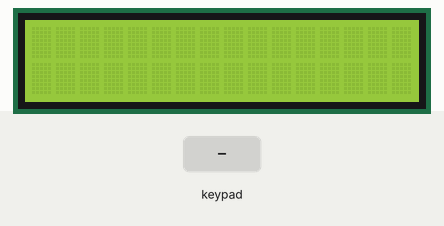
Bench run of a program on a simulated Raspberry Pi Pico running MicroPython. Parts: 16×2 character LCD. The inputs (shaded band) are chosen by the test bench.

Above: at 1.2 s.
1.3 s: keypad keys 1 2 # pressed 0.4 s apart
At 2.6 s:
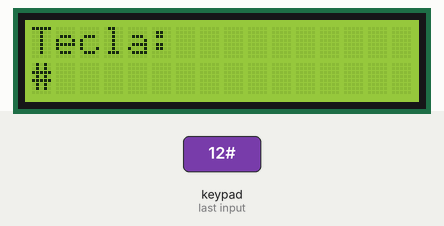
4.0 s: key 'A' pressed
At 5.2 s:
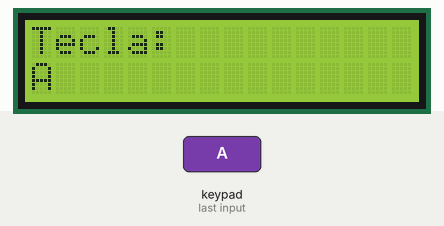
5.5 s: key 'B' pressed
At 6.4 s:
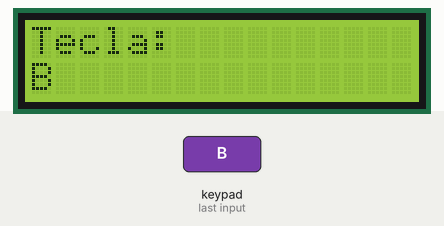
7.0 s: keypad keys 1 2 * pressed 0.4 s apart
At 8.1 s:
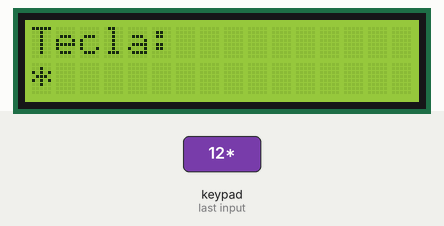
9.7 s: key 'C' pressed
At 10.7 s:
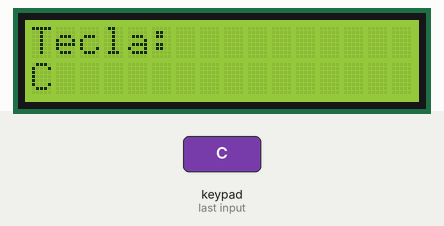
11.2 s: keypad keys 1 2 D pressed 0.4 s apart
At 12.5 s:
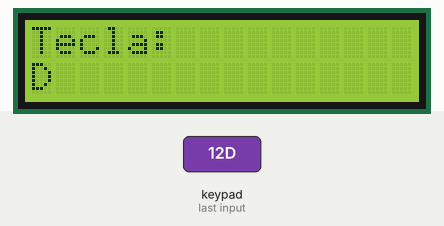
Timing chart, 0 to 14.2 s (numbered marks = the images above; inputs shaded):
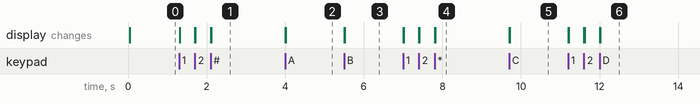

The program:

main.py
```python
# ================================================================
# Lenguajes de Interfaz - TECNM Campus ITT
# Descripción: Muestra los valores seleccionados de un keypad de 16 botones
# Nombre: Ernesto Torres Pineda 22211665
# Fecha: 21/05/2025
# ================================================================
from machine import Pin, I2C
from lcd_api import LcdApi
from i2c_lcd import I2cLcd
import time

# LCD
i2c = I2C(0, sda=Pin(0), scl=Pin(1), freq=400000)
lcd = I2cLcd(i2c, i2c.scan()[0], 2, 16)

# Keypad 4x4
keys = [
    ["1", "2", "3", "A"],
    ["4", "5", "6", "B"],
    ["7", "8", "9", "C"],
    ["*", "0", "#", "D"]
]

rows = [Pin(i, Pin.OUT) for i in range(4, 8)]
cols = [Pin(i, Pin.IN, Pin.PULL_DOWN) for i in range(8, 12)]

def scan_keypad():
    for i, row in enumerate(rows):
        row.high()
        for j, col in enumerate(cols):
            if col.value():
                row.low()
                return keys[i][j]
        row.low()
    return None

while True:
    key = scan_keypad()
    if key:
        lcd.clear()
        lcd.putstr("Tecla:\n{}".format(key))
        time.sleep(0.3)  # evitar múltiples lecturas
```

Measured:
- after the input at 1.3 s, the display: first changes at once (image 1 shows a later state)
- after the input at 4.0 s, the display: first changes at once (image 2 shows a later state)
- after the input at 5.5 s, the display: first changes at once (image 3 shows a later state)
- after the input at 7.0 s, the display: first changes at once (image 4 shows a later state)
- after the input at 9.7 s, the display: first changes at once (image 5 shows a later state)
- after the input at 11.2 s, the display: first changes at once (image 6 shows a later state)
